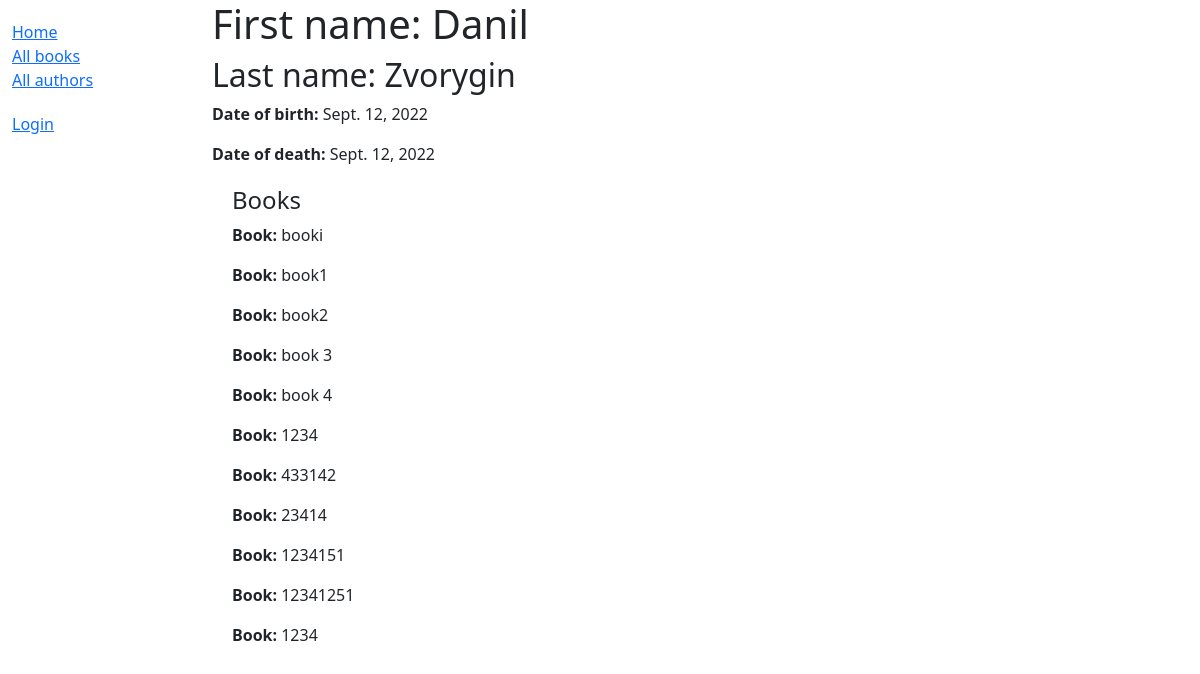
The app's page /catalog/author/1 with its own data.
### catalog/models.py (models this page shows, shortened)
class Author(models.Model):
    first_name = models.CharField(max_length=100)
    last_name = models.CharField(max_length=100)
    date_of_birth = models.DateField(null=True, blank=True)
    date_of_death = models.DateField('Died', null=True, blank=True)
    def get_books(self):
        return Book.objects.all()

class Book(models.Model):
    title = models.CharField(max_length=200)
    author = models.ForeignKey('Author', on_delete=models.SET_NULL, null=True)
    summary = models.TextField(max_length=1000, help_text="Enter a brief description of the book")
    isbn = models.CharField('ISBN',max_length=13, help_text='13 Character <a href="https://www.isbn-international.org/content/what-isbn">ISBN number</a>')
    genre = models.ManyToManyField(Genre, help_text="Select a genre for this book")
    def display_genre(self):
        return ', '.join([ genre.name for genre in self.genre.all()[:3] ])
    display_genre.short_description = 'Genre'

### catalog/views.py (the view)
# urls.py: re_path(r'^author/(?P<pk>\d+)$', views.AuthorDetailView.as_view(), name='author-detail'),
class AuthorDetailView(generic.DetailView):
    model = Author

### catalog/templates/catalog/author_detail.html
{% extends "base_generic.html" %}
{% block content %}
  <h1>First name: {{ author.first_name }}</h1>
  <h2>Last name: {{ author.last_name }}</h2>
  <p><strong>Date of birth:</strong> {{ author.date_of_birth }}</p>
  <p><strong>Date of death:</strong> {{ author.date_of_death }}</p>
  <div style="margin-left:20px;margin-top:20px">
    <h4>Books</h4>
    {% for book in author.get_books %}
      <p><strong>Book: </strong>{{ book.title }}</p>
    {% endfor %}
  </div>
{% endblock %}

### records on screen
Author: last_name "Zvorygin", date_of_birth "Sept. 12, 2022", date_of_death "Sept. 12, 2022"
Book: title "booki"
Book: title "book1"
Book: title "book2"
Book: title "book 3"
Book: title "book 4"
Book: title "1234"
Book: title "433142"
Book: title "23414"
Book: title "1234151"
Book: title "12341251"
Book: title "1234"
